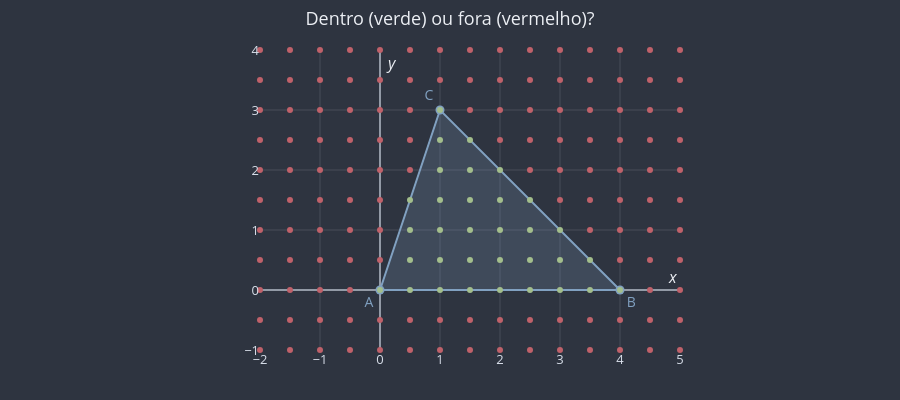

The cell this chart's notebook holds for it:
### Markdown cell above
**Por que funciona nos dois sentidos?** Se os vértices estão em ordem anti-horária, o interior fica à **esquerda** de cada lado e os três determinantes de um ponto interno são positivos. Em ordem horária, o interior fica à **direita** e os três são negativos. Em vez de descobrir antes o sentido, o teste só exige que **não haja sinais contrários**. Um ponto de fora fica do lado de fora de pelo menos um lado, e então aparece um sinal diferente dos outros.

Para ver a função funcionando, a figura abaixo pinta uma grade de pontos: verde dentro (ou na borda), vermelho fora.

### Code cell
TRIANGULO_EX8 = [(0, 0), (4, 0), (1, 3)]
fig = uga.criar_plano_cartesiano(
    titulo="Dentro (verde) ou fora (vermelho)?", x_min=-2, x_max=5, y_min=-1, y_max=4, altura=400
)
fig = uga.desenhar_poligono(fig, TRIANGULO_EX8, rotulos=["A", "B", "C"])
for i in range(-4, 11):
    for j in range(-2, 9):
        P = (i / 2, j / 2)   # pontos de 0,5 em 0,5
        dentro = ponto_no_triangulo(P, *TRIANGULO_EX8)
        cor = uga.CORES["plano_secundario"] if dentro else uga.CORES["destaque"]
        fig = uga.desenhar_ponto(fig, P, cor=cor, tamanho=6)
uga.mostrar(fig)
